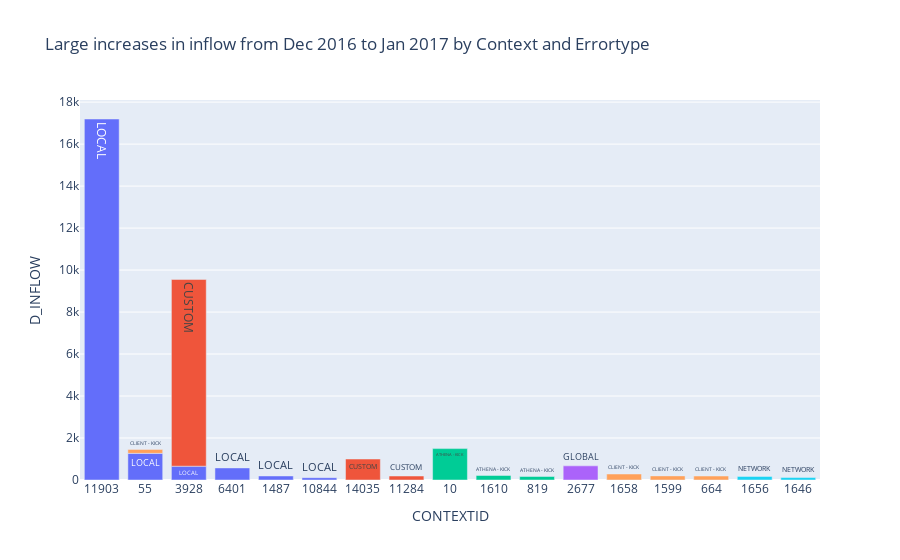

The code cell stored with this chart in its notebook:
### Code cell
fig = px.bar(df_2_3_2, x="CONTEXTID", 
                     y="D_INFLOW", 
                     color="ERRORTYPE_COLOR", 
                     title="Large increases in inflow from Dec 2016 to Jan 2017 by Context and Errortype",
                     text="ERRORTYPE",
            )

fig.update(layout_showlegend=False)
fig.show()

### Figure 1 — Plotly figure (JSON) as saved in the notebook; plotly's stock layout.template omitted (floating-point values rounded to 4 significant figures)
{"data": [{"alignmentgroup": "True", "hovertemplate": "ERRORTYPE_COLOR=2<br>CONTEXTID=%{x}<br>D_INFLOW=%{y}<br>ERRORTYPE=%{text}<extra></extra>", "legendgroup": "2", "marker": {"color": "#636efa"}, "name": "2", "offsetgroup": "2", "orientation": "v", "showlegend": true, "text": ["LOCAL", "LOCAL", "LOCAL", "LOCAL", "LOCAL", "LOCAL"], "textposition": "auto", "type": "bar", "x": ["11903", "55", "3928", "6401", "1487", "10844"], "xaxis": "x", "y": [17200.0, 1269.0, 658, 575.5, 191.3, 109.6], "yaxis": "y"}, {"alignmentgroup": "True", "hovertemplate": "ERRORTYPE_COLOR=3<br>CONTEXTID=%{x}<br>D_INFLOW=%{y}<br>ERRORTYPE=%{text}<extra></extra>", "legendgroup": "3", "marker": {"color": "#EF553B"}, "name": "3", "offsetgroup": "3", "orientation": "v", "showlegend": true, "text": ["CUSTOM", "CUSTOM", "CUSTOM"], "textposition": "auto", "type": "bar", "x": ["3928", "14035", "11284"], "xaxis": "x", "y": [8896, 999.5, 189.8], "yaxis": "y"}, {"alignmentgroup": "True", "hovertemplate": "ERRORTYPE_COLOR=1<br>CONTEXTID=%{x}<br>D_INFLOW=%{y}<br>ERRORTYPE=%{text}<extra></extra>", "legendgroup": "1", "marker": {"color": "#00cc96"}, "name": "1", "offsetgroup": "1", "orientation": "v", "showlegend": true, "text": ["ATHENA - KICK", "ATHENA - KICK", "ATHENA - KICK"], "textposition": "auto", "type": "bar", "x": ["10", "1610", "819"], "xaxis": "x", "y": [1496.0, 215.9, 165.6], "yaxis": "y"}, {"alignmentgroup": "True", "hovertemplate": "ERRORTYPE_COLOR=6<br>CONTEXTID=%{x}<br>D_INFLOW=%{y}<br>ERRORTYPE=%{text}<extra></extra>", "legendgroup": "6", "marker": {"color": "#ab63fa"}, "name": "6", "offsetgroup": "6", "orientation": "v", "showlegend": true, "text": ["GLOBAL"], "textposition": "auto", "type": "bar", "x": ["2677"], "xaxis": "x", "y": [673.5], "yaxis": "y"}, {"alignmentgroup": "True", "hovertemplate": "ERRORTYPE_COLOR=4<br>CONTEXTID=%{x}<br>D_INFLOW=%{y}<br>ERRORTYPE=%{text}<extra></extra>", "legendgroup": "4", "marker": {"color": "#FFA15A"}, "name": "4", "offsetgroup": "4", "orientation": "v", "showlegend": true, "text": ["CLIENT - KICK", "CLIENT - KICK", "CLIENT - KICK", "CLIENT - KICK"], "textposition": "auto", "type": "bar", "x": ["1658", "1599", "55", "664"], "xaxis": "x", "y": [285.7, 196.0, 189.8, 189.8], "yaxis": "y"}, {"alignmentgroup": "True", "hovertemplate": "ERRORTYPE_COLOR=5<br>CONTEXTID=%{x}<br>D_INFLOW=%{y}<br>ERRORTYPE=%{text}<extra></extra>", "legendgroup": "5", "marker": {"color": "#19d3f3"}, "name": "5", "offsetgroup": "5", "orientation": "v", "showlegend": true, "text": ["NETWORK", "NETWORK"], "textposition": "auto", "type": "bar", "x": ["1656", "1646"], "xaxis": "x", "y": [169.3, 117.3], "yaxis": "y"}], "layout": {"barmode": "relative", "legend": {"title": {"text": "ERRORTYPE_COLOR"}, "tracegroupgap": 0}, "showlegend": false, "title": {"text": "Large increases in inflow from Dec 2016 to Jan 2017 by Context and Errortype"}, "xaxis": {"anchor": "y", "domain": [0, 1], "title": {"text": "CONTEXTID"}}, "yaxis": {"anchor": "x", "domain": [0, 1], "title": {"text": "D_INFLOW"}}}}
